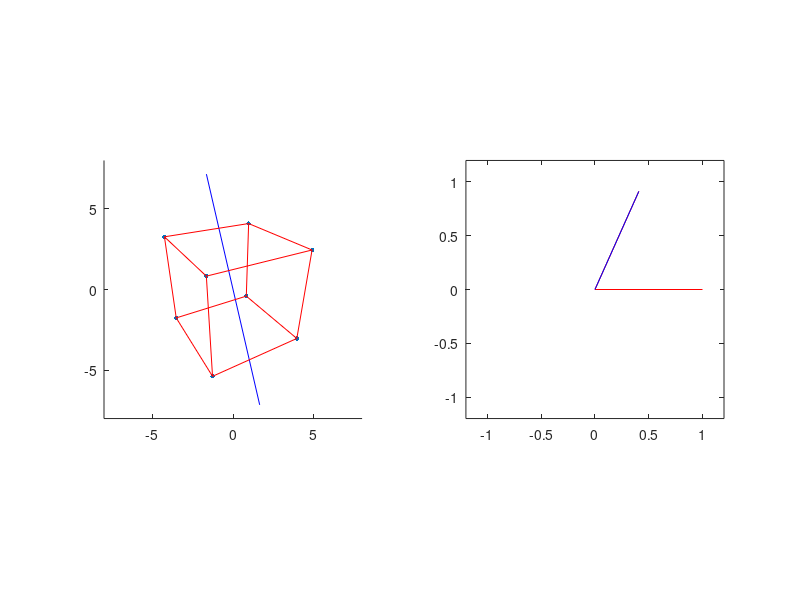

Reproduce this figure in MATLAB.
% Please run this script in Octave
1;

% create a rotation quaternion using xyz coordinates(axis) and an angle
function q = createRotQuatxyz(x,y,z,angle)
    axis = [x;y;z];
    q = createRotQuatv(axis,angle);
end

% create a rotation quaternion using a column vector(axis) and an angle
function q = createRotQuatv(axis,angle)
    axis = axis/norm(axis);
    q = [cos(angle/2); sin(angle/2)*axis(1,1); sin(angle/2)*axis(2,1); sin(angle/2)*axis(3,1)];
end

function [axis,angle] = extractAxisAngleFromQuat(q)
    angle = acos(q(1,1))*2;
    axis  = q(2:4,1)/sin(angle/2);
end

% in theory this should never be used. the interpolated quaternion is not
% unit, so it's not a pure rotation.
function q = lerp(q0,q1,t)
    q = (1-t)*q0 + t*q1;
end

% normalized lerp, angular velocity is not constant
function q = nlerp(q0,q1,t)
    q = lerp(q0,q1,t);
    q = q/norm(q);
end

% robust nlerp, check the angle before lerping
function q = robust_nlerp(q0,q1,t)
    dp = dot(q0,q1);
    if (dp < 0.0) % not the shortest path
        q0 = -q0; % q and -q represent the same rotation
    end
    q = lerp(q0,q1,t);
    q = q/norm(q);
end

% this version won't check angle between q0 and q1, 
% so it may not interpolate along the shortest path.
function q = slerp(q0,q1,t)
    dp = dot(q0,q1);
    theta = acos(dp);
    sin_theta = sin(theta);
    
    q = (sin((1-t)*theta)/sin_theta)*q0 + (sin(t*theta)/sin_theta)*q1;
end

% a more robust version of slerp.
function q = robust_slerp(q0,q1,t)
    dp = dot(q0,q1);
    
    if (dp > 0.9995) % divide by sin(theta) is dangerous
        q = nlerp(q0,q1,t); % so use nlerp instead
        return
    end
    if (dp < 0.0) % not the shortest path
        q0 = -q0; % q and -q represent the same rotation
        dp = -dp; % now dot product is positive
    end

    theta = acos(dp);
    sin_theta = sin(theta);
    
    q = (sin((1-t)*theta)/sin_theta)*q0 + (sin(t*theta)/sin_theta)*q1;
end

% convert rotation quaternion to rotation matrix
function R = quatToMat(quat)
    a = quat(1,1);
    b = quat(2,1);
    c = quat(3,1);
    d = quat(4,1);
    R = [1-2*c^2-2*d^2, 2*b*c-2*a*d, 2*a*c+2*b*d
        2*b*c+2*a*d, 1-2*b^2-2*d^2, 2*c*d-2*a*b
        2*b*d-2*a*c, 2*a*b+2*c*d, 1-2*b^2-2*c^2];
end

% convert quaternion to matrix form used for multiplication
function Q = quatToLeftMat(quat)
    a = quat(1,1);
    b = quat(2,1);
    c = quat(3,1);
    d = quat(4,1);
    Q = [a -b -c -d
         b  a -d  c
         c  d  a -b
         d -c  b  a];
end

% right mutiply q1 by q2
function q = quatMult(q1,q2)
    q = quatToLeftMat(q1)*q2;
end

% conjugate
function q = quatConj(q1)
    q = [q1(1,1);-q1(2,1);-q1(3,1);-q1(4,1)];
end

% vertices for the cube
C = transpose([
    3   3   3   1
    3  -3   3   1
   -3  -3   3   1
   -3   3   3   1
    3   3  -3   1
    3  -3  -3   1
   -3  -3  -3   1
   -3   3  -3   1   
]);

q0 = createRotQuatxyz(6, 6, 6, pi/3);
q1 = createRotQuatxyz(0, 1, 1, pi);

% a wider angle, try nlerp, robust_nlerp, slerp, and robust_slerp
% q1 = createRotQuatxyz(0, 1, 1, 2*pi);

% delta q
q_delta = quatMult(q1,quatConj(q0));
% axis of delta q
axis_d = extractAxisAngleFromQuat(q_delta);


% create an orthonormal basis for q
q_perp = q1 - dot(q0,q1)*q0;
q_perp = q_perp/norm(q_perp);
% change of basis to R2
p1 = [q0, q_perp]\q1;

E=zeros(2, size(C,2)+1);

dt = 0.01;
for t=0:dt:1
    % create an interpolation using t
    qt = slerp(q0,q1,t);
    % qt = robust_slerp(q0,q1,t);
    % qt = robust_nlerp(q0,q1,t);
    % qt = nlerp(q0,q1,t);
    % qt = lerp(q0,q1,t);

    % change of basis to R2
    pt = [q0, q_perp]\qt;

    % apply rotation
    Q = quatToMat(qt);
    Q(4,4) = 1;
    C1 = Q*C;
    % delta rotation axis
    C1(1:3,9)=axis_d*7;C1(4,9)=1;
    
    % an extremely crude camera
    C1 = [1 0 0 0 ; 0 cos(-pi/3) -sin(-pi/3) 0;0 sin(-pi/3) cos(-pi/3) 0 ; 0 0 0 1]*[cos(pi/6) -sin(pi/6) 0 0;sin(pi/6) cos(pi/6) 0 0 ; 0 0 1 0; 0 0 0 1]*C1;
    Proj = [1 0 0 0;0 1 0 0;0 0 0 0;0 0 -1/15 1]*C1;
    % perspective division
    for i=1:size(Proj,2)
        E(1:2,i) = Proj(1:2,i)/Proj(4,i);
    end


    % Left pane: 3D euclidean space
    subplot(1,2,1)
    scatter(E(1,1:8), E(2,1:8),10,'filled')
    hold (subplot(1,2,1), 'on');
    plot([-E(1,9),E(1,9)],[-E(2,9),E(2,9)],'b')
    plot(E(1,1:4), E(2,1:4),'r')
    plot([E(1,4), E(1,1)], [E(2,4), E(2,1)],'r')
    plot(E(1,5:8), E(2,5:8),'r')
    plot([E(1,8), E(1,5)], [E(2,8), E(2,5)],'r')
    plot([E(1,1), E(1,5)], [E(2,1), E(2,5)],'r')
    plot([E(1,2), E(1,6)], [E(2,2), E(2,6)],'r')
    plot([E(1,3), E(1,7)], [E(2,3), E(2,7)],'r')
    plot([E(1,4), E(1,8)], [E(2,4), E(2,8)],'r')
    hold (subplot(1,2,1), 'off');
    axis([-8 8 -8 8], 'square')

    % Right pane:
    % The 2D plane formed by q0 and q1 in 4D quaternion space
    % q0 is fixed at (1,0)
    subplot(1,2,2)
    plot([0,1],[0,0], 'r')
    hold(subplot(1,2,2), 'on');
    plot([0,p1(1,1)], [0, p1(2,1)], 'r')
    plot([0,pt(1,1)], [0, pt(2,1)], 'b')
    hold(subplot(1,2,2), 'off');
    axis([-1.2 1.2 -1.2 1.2], 'square')

    pause(0.01)
end

